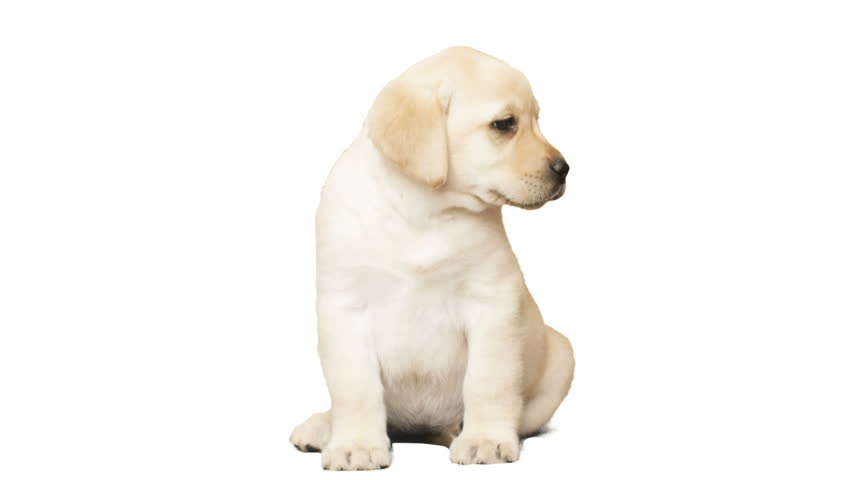
#> input picture image.jpg, 852 x 480 px
$ python image.py
#> lines starting #> are read from the running program, lines starting #| are printed output that depends on the picture
#a filter that turns the white background
#into trans
from PIL import Image
import numpy as np
im=Image.open("image.jpg")
#> im is the input picture: PIL image 852x480 RGB; mean R, G, B 248, 245.4, 241.5
im_array=np.asarray(im)
arr_shape=im_array.shape
#> arr_shape = (480, 852, 3)
HEIGHT=arr_shape[0]
#> HEIGHT = 480
WIDTH=arr_shape[1]
#> WIDTH = 852
arr_filtered=np.zeros((HEIGHT,WIDTH,4),np.uint8)

def is_not_color(x,c=[255,255,255]):
    #return True if x color is NOT he same as c
    #else return False
    #default is white
    value=0
    for i in range(3):
        value+=c[i]-x[i]
    return value>150

for i in range(HEIGHT):
    for j in range(WIDTH):
        if is_not_color(im_array[i,j]):
            arr_filtered[i,j,:3]=im_array[i,j]
            arr_filtered[i,j,3]=255
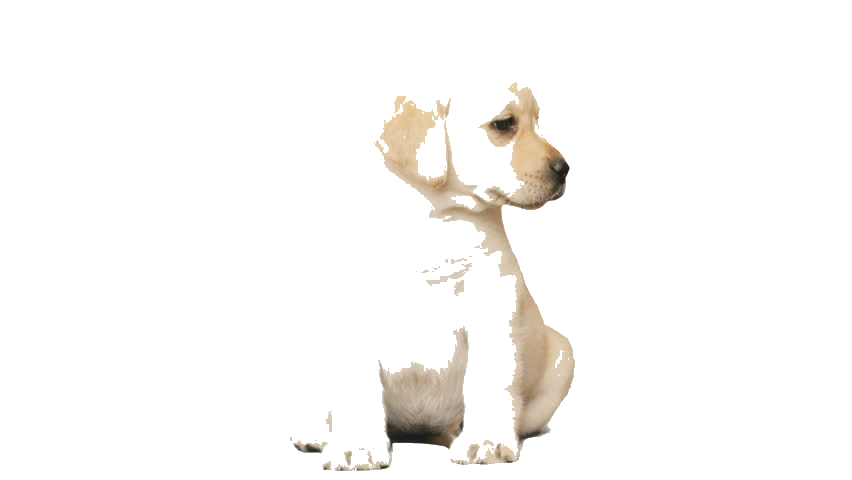
#> arr_filtered: shape (480, 852, 4); mean R, G, B, A 13.1, 11.7, 10, 17.7; transparent parts drawn white
Image.fromarray(arr_filtered).show()
